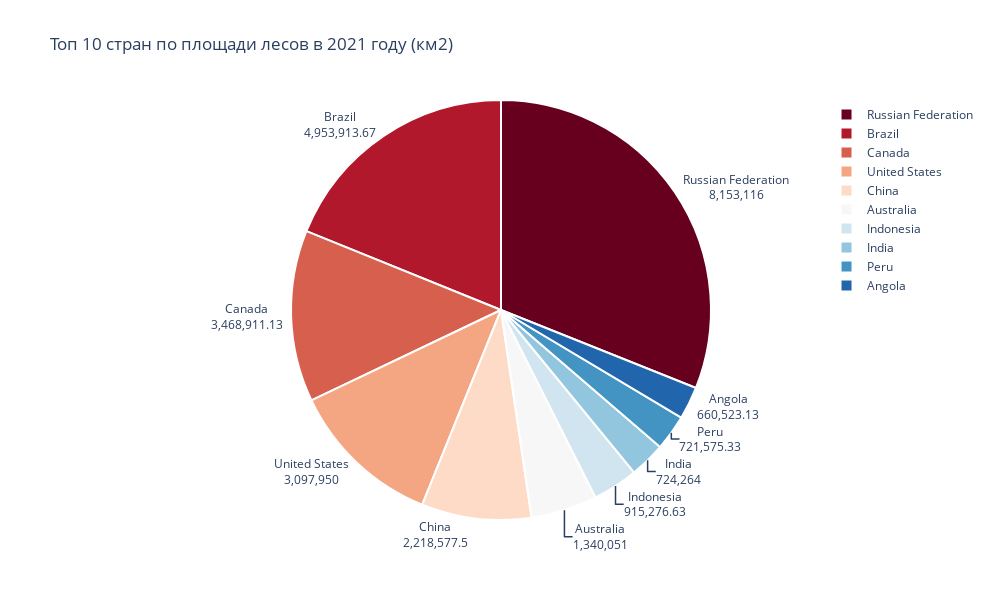

The notebook cell this image was saved under:
### Markdown cell above
Посмотрим на топ 10 стран по площади в 2021 году.

По площади в км2 однозначными лидерами являются:
1. Россия.
2. Бразилия.
3. Канада.
4. США.
5. Китай.

В % от территории страны:
1. Суринам.
2. Гайана.
3. Габон.
4. Палау.
5. Соломоновы о-ва.

### Code cell
top_forest = country[['Country', '2021']].sort_values('2021', ascending=False).round(2).head(10)
fig = px.pie(values=top_forest['2021'], names=top_forest['Country'],
             color_discrete_sequence=px.colors.sequential.RdBu, 
             title='Топ 10 стран по площади лесов в 2021 году (км2)'
             )
fig.update_traces(textposition='outside', 
                  textinfo='value+label',
                  marker=dict(line=dict(color='#FFFFFF', width=2)),
                  textfont_size=12)
fig.update_layout(
    autosize=False,
    width=1000,
    height=600
)
fig.show()

### Figure 1 — Plotly figure (JSON) as saved in the notebook; plotly's stock layout.template omitted (floating-point values rounded to 4 significant figures)
{"data": [{"domain": {"x": [0, 1], "y": [0, 1]}, "hovertemplate": "label=%{label}<br>value=%{value}<extra></extra>", "labels": ["Russian Federation", "Brazil", "Canada", "United States", "China", "Australia", "Indonesia", "India", "Peru", "Angola"], "legendgroup": "", "marker": {"line": {"color": "#FFFFFF", "width": 2}}, "name": "", "showlegend": true, "textfont": {"size": 12}, "textinfo": "value+label", "textposition": "outside", "type": "pie", "values": [8153116, 4954000.0, 3469000.0, 3097950, 2219000.0, 1340051, 915300.0, 724264, 721600.0, 660500.0]}], "layout": {"autosize": false, "height": 600, "legend": {"tracegroupgap": 0}, "piecolorway": ["rgb(103,0,31)", "rgb(178,24,43)", "rgb(214,96,77)", "rgb(244,165,130)", "rgb(253,219,199)", "rgb(247,247,247)", "rgb(209,229,240)", "rgb(146,197,222)", "rgb(67,147,195)", "rgb(33,102,172)", "rgb(5,48,97)"], "title": {"text": "Топ 10 стран по площади лесов в 2021 году (км2)"}, "width": 1000}}
